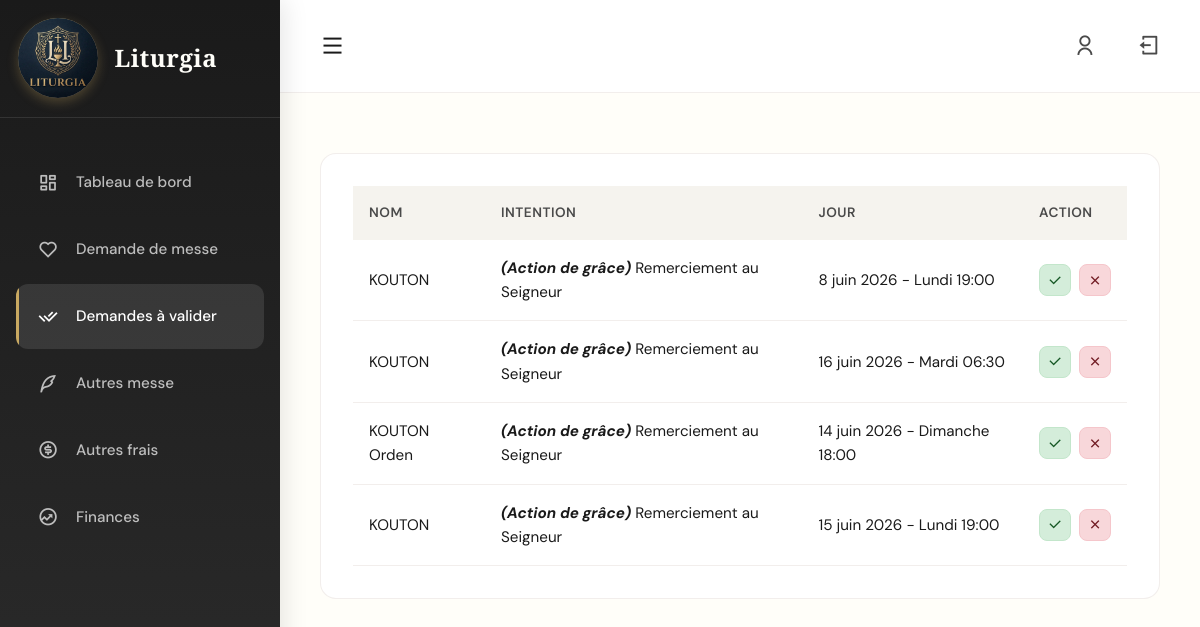
The page /intentions/liste_demandes_faites/ (signed in) on the database its author committed.
### intentions/models.py (models this page shows, shortened)
class Intention(models.Model):
    demandeur = models.ForeignKey(Demandeur, on_delete=models.CASCADE)
    intention = models.TextField()
    categorie = models.CharField(max_length=100, blank=True, null=True)
    nombre = models.PositiveIntegerField(default=1)
    date_debut = models.DateField()
    date_fin = models.DateField(blank=True, null=True)
    horaire = models.ForeignKey('messes.HoraireMesse', on_delete=models.SET_NULL, null=True)
    montant = models.DecimalField(max_digits=10, decimal_places=2, blank=True, null=True)
    statut = models.CharField(max_length=20)
    enregistre_par = models.ForeignKey(
        settings.AUTH_USER_MODEL, on_delete=models.SET_NULL,
        null=True, blank=True, related_name='intentions_enregistrees'
    )
    role_enregistreur = models.CharField(max_length=100, blank=True, null=True)
    created_at = models.DateTimeField(auto_now_add=True)

class Demandeur(models.Model):
    nom = models.CharField(max_length=255)
    telephone = models.CharField(max_length=20, blank=True, null=True)

### messes/models.py (models this page shows, shortened)
class HoraireMesse(models.Model):
    JOUR_CHOICES = (
        (0, 'Lundi'),
        (1, 'Mardi'),
        (2, 'Mercredi'),
        (3, 'Jeudi'),
        (4, 'Vendredi'),
        (5, 'Samedi'),
        (6, 'Dimanche'),
    )
    TYPE_CHOICES = (
        ('normal', 'Normal'),
        ('special', 'Spécial'),
    )
    jour = models.IntegerField(choices=JOUR_CHOICES)
    heure = models.TimeField()
    type = models.CharField(max_length=10, choices=TYPE_CHOICES, default='normal')
    fete = models.CharField(max_length=100, blank=True, null=True)

### intentions/views.py (the view)
# urls.py: path('liste_demandes_faites/', views.liste_demandes_faites, name='liste_demandes_faites'),
@login_required
def liste_demandes_faites(request):
    demandes = Intention.objects.filter(statut='en_attente').select_related('demandeur', 'horaire').order_by('-created_at')
    return render(request, 'demandes_a_valider.html', {'demandes': demandes})

### intentions/templates/demandes_a_valider.html (shortened to what this page needs)
{% extends "base.html" %}
{% block content %}
<div class="page-content" style="animation: fadeInUp 0.6s ease;">
    <div class="card">
        <div class="table-container">
            <table>
               <thead>
                    <tr>
                        <th>Nom</th>
                        <th>Intention</th>
                        <th>Jour</th>
                        <th>Action</th>
                    </tr>
                </thead>
                <tbody>
                    {% for d in demandes %}
                    <tr>
                        <td>{{ d.demandeur.nom }}</td>
                        <td><em style="font-weight: bold;">({{ d.categorie|default:"-" }})</em> {{ d.intention }}</td>
                        <td>{{ d.date_debut }} - {{ d.horaire.get_jour_display }} {{ d.horaire.heure }}</td>
                        <td>
                            <div class="action-buttons">
                                {% now "Y-m-d" as today_str %}
                                {% if d.statut == 'en_attente' %}
                                    <button class="action-btn"
                                        style="background:#d4edda; color:#155724; border:1px solid #c3e6cb;"
                                        title="Valider"
                                        onclick="openModalValider('{{ d.id }}', '{{ d.demandeur.nom|escapejs }}')">
                                        <i class="ri-check-line"></i>
                                    </button>
                                    <button class="action-btn"
                                        style="background:#f8d7da; color:#721c24; border:1px solid #f5c6cb;"
                                        title="Rejeter"
                                        onclick="openModalRejeter('{{ d.id }}', '{{ d.demandeur.nom|escapejs }}')">
                                        <i class="ri-close-line"></i>
                                    </button>
                                {% endif %}
                            </div>
                        </td>
                    </tr>
                    {% endfor %}
                </tbody>
            </table>
        </div>
    </div>
</div>
{% endblock %}

### static/css/dash.css (style rules this page uses)
:root { --ivory: #FFFEF9; --charcoal: #1A1A1A; --taupe: #A89080; --gold: #C9A961; --slate: #4A4A4A; --cream: #F5F3EE; --sage: #8B9A7E; --shadow: rgba(26, 26, 26, 0.08); --border: rgba(168, 144, 128, 0.15); }
* { margin: 0; padding: 0; box-sizing: border-box; }
body { font-family: 'DM Sans', sans-serif; background: var(--ivory); color: var(--charcoal); overflow-x: hidden; line-height: 1.6; }
body::before { content: ''; position: fixed; top: 0; left: 0; width: 100%; height: 100%; opacity: 0.025; z-index: 0; pointer-events: none; }
.action-buttons { display: flex; gap: 0.5rem; align-items: center; }
.action-btn { width: 32px; height: 32px; border: none; border-radius: 8px; cursor: pointer; display: flex; align-items: center; justify-content: center; font-size: 1rem; transition: all 0.3s cubic-bezier(0.4, 0, 0.2, 1); }
.card { background: white; border-radius: 16px; border: 1px solid var(--border); padding: 2rem; animation: fadeInUp 0.6s ease; }
.table-container { overflow-x: auto; }
table { width: 100%; border-collapse: collapse; }
thead { background: var(--cream); }
th { padding: 1rem; text-align: left; font-weight: 600; font-size: 0.85rem; text-transform: uppercase; letter-spacing: 0.5px; color: var(--slate); }
td { padding: 1rem; border-bottom: 1px solid var(--border); font-size: 0.95rem; }

### rows shown on the page
Intention: demandeur.nom "KOUTON", categorie "Action de grâce", intention "Remerciement au Seigneur", date_debut "8 juin 2026", horaire.jour "Lundi", horaire.heure "19:00"
Intention: demandeur.nom "KOUTON", categorie "Action de grâce", intention "Remerciement au Seigneur", date_debut "16 juin 2026", horaire.jour "Mardi", horaire.heure "06:30"
Intention: demandeur.nom "KOUTON Orden", categorie "Action de grâce", intention "Remerciement au Seigneur", date_debut "14 juin 2026", horaire.jour "Dimanche", horaire.heure "18:00"
Intention: demandeur.nom "KOUTON", categorie "Action de grâce", intention "Remerciement au Seigneur", date_debut "15 juin 2026", horaire.jour "Lundi", horaire.heure "19:00"
